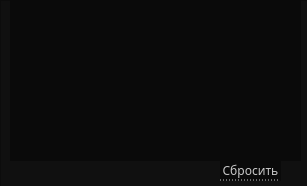
   <widget class="QWidget" name="proizvoditel">
    <property name="geometry">
     <rect>
      <x>0</x>
      <y>0</y>
      <width>307</width>
      <height>186</height>
     </rect>
    </property>
    <attribute name="icon">
     <iconset>
      <normaloff>../../images/down-arrow.png</normaloff>
      <activeoff>../../images/up-arrow.png</activeoff>../../images/down-arrow.png</iconset>
    </attribute>
    <attribute name="label">
     <string>Производитель видеокарты</string>
    </attribute>
    <widget class="QFrame" name="frameProizv">
     <property name="geometry">
      <rect>
       <x>0</x>
       <y>0</y>
       <width>311</width>
       <height>191</height>
      </rect>
     </property>
     <property name="styleSheet">
      <string notr="true">QFrame{
	background-color: #101010;
}
</string>
     </property>
     <property name="frameShape">
      <enum>QFrame::StyledPanel</enum>
     </property>
     <property name="frameShadow">
      <enum>QFrame::Raised</enum>
     </property>
     <widget class="QTableWidget" name="tableProizv">
      <property name="enabled">
       <bool>true</bool>
      </property>
      <property name="geometry">
       <rect>
        <x>10</x>
        <y>0</y>
        <width>291</width>
        <height>161</height>
       </rect>
      </property>
      <property name="font">
       <font>
        <family>Montserrat Medium</family>
        <stylestrategy>PreferAntialias</stylestrategy>
       </font>
      </property>
      <property name="mouseTracking">
       <bool>true</bool>
      </property>
      <property name="focusPolicy">
       <enum>Qt::NoFocus</enum>
      </property>
      <property name="autoFillBackground">
       <bool>false</bool>
      </property>
      <property name="styleSheet">
       <string notr="true">QHeaderView
{	
	background: rgb(30, 30, 30);
	color: #dddddd;
	border: 0px;
	font-size: 14px;
	min-width: 100px;	
	min-height: 30px;
}

QHeaderView::section{
	background: rgb(30, 30, 30);
	min-width: 10px;	
	min-height: 25px;
	border: 0px solid;
	border-right: 1px solid rgb(50,50,50); 
	color: #dddddd;
	font-size: 12px;
}

QHeaderView::section:hover {
   color: white;
	background-color: rgb(80,80,80);
}

QHeaderView::section{
    color: white;
	selection-background-color:#ffc0cb;
}

QTableWidget QTableCornerButton::section
{
	background: rgb(30, 30, 30);
	border-style: solid;
	border-width: 1px;
}

QTableWidget::item
{
	background: rgb(10, 10, 10);
 	border-bottom: 1px solid rgb(60,60,60); 
	border-right: 0px;
	border-left: 0px;
	border-top:0px;
}

QTableView
{
	background: rgb(10, 10, 10);
	color: #dddddd;
	border-top: 0px;
	border-right: 0px;
	border-left: 0px;
	border-bottom: 0px;
}

QTableWidget::item:hover {
    color: white;
	border-bottom: 1px solid rgb(180,180,180);
}      

QTableWidget::item:selected
{
 	color: white;
	border-bottom: 1px solid rgb(180,180,180);
}

QScrollBar:vertical {
	border: none;
    background-color: #151515;
    width: 8px;
    margin: 15px 0 15px 0;
	border-radius: 0px;
 }

/*  HANDLE BAR VERTICAL */
QScrollBar::handle:vertical {	
	background-color: #151515;
	min-height: 30px;
	border-radius: 0px;
	border: 1px solid;
	border-right: 0px;
	border-color: rgb(60,60,60);
}
QScrollBar::handle:vertical:hover{	
	background-color:  rgb(50,50,50);
	border-color: rgb(60,60,60);
}
QScrollBar::handle:vertical:pressed {	
	background-color: rgb(120, 0, 2);
}

/* BTN TOP - SCROLLBAR */
QScrollBar::sub-line:vertical {
	background-color: #151515;
	height: 15px;
	subcontrol-position: top;
	subcontrol-origin: margin;
	border: 0px;
	border-bottom: 1px solid rgb(180, 0, 0);
}
QScrollBar::sub-line:vertical:hover {	
	background-color: #575757;
	border-color: #242424;
}
QScrollBar::sub-line:vertical:pressed {	
	background-color: rgb(120, 0, 2);
}

/* BTN BOTTOM - SCROLLBAR */
QScrollBar::add-line:vertical {
	background-color: #151515;
	height: 15px;
	subcontrol-position: bottom;
	subcontrol-origin: margin;
	border: 1px solid;
	border-color: rgb(60,60,60);
	border: 1px solid;
	border-top:1px solid rgb(180, 0, 0);
	border-right: 0px;
	border-bottom: 0px;
}
QScrollBar::add-line:vertical:hover {	
	background-color: #575757;
	border-color: #242424;
}
QScrollBar::add-line:vertical:pressed {	
	background-color: rgb(120, 0, 2);
}
/* RESET ARROW */
QScrollBar::up-arrow:vertical, QScrollBar::down-arrow:vertical {
	background: none;
}

QScrollBar::add-page:vertical, QScrollBar::sub-page:vertical {
	background: none;
}</string>
      </property>
      <property name="editTriggers">
       <set>QAbstractItemView::AnyKeyPressed|QAbstractItemView::EditKeyPressed|QAbstractItemView::SelectedClicked</set>
      </property>
      <property name="selectionMode">
       <enum>QAbstractItemView::MultiSelection</enum>
      </property>
      <property name="selectionBehavior">
       <enum>QAbstractItemView::SelectRows</enum>
      </property>
      <property name="showGrid">
       <bool>false</bool>
      </property>
      <property name="gridStyle">
       <enum>Qt::SolidLine</enum>
      </property>
      <property name="sortingEnabled">
       <bool>true</bool>
      </property>
      <attribute name="horizontalHeaderVisible">
       <bool>false</bool>
      </attribute>
      <attribute name="horizontalHeaderCascadingSectionResizes">
       <bool>true</bool>
      </attribute>
      <attribute name="horizontalHeaderDefaultSectionSize">
       <number>120</number>
      </attribute>
      <attribute name="horizontalHeaderHighlightSections">
       <bool>false</bool>
      </attribute>
      <attribute name="horizontalHeaderMinimumSectionSize">
       <number>15</number>
      </attribute>
      <attribute name="horizontalHeaderShowSortIndicator" stdset="0">
       <bool>true</bool>
      </attribute>
      <attribute name="horizontalHeaderStretchLastSection">
       <bool>false</bool>
      </attribute>
      <attribute name="verticalHeaderVisible">
       <bool>false</bool>
      </attribute>
      <attribute name="verticalHeaderCascadingSectionResizes">
       <bool>false</bool>
      </attribute>
      <attribute name="verticalHeaderMinimumSectionSize">
       <number>10</number>
      </attribute>
      <column>
       <property name="text">
        <string>Выбор</string>
       </property>
      </column>
      <column>
       <property name="text">
        <string>Название</string>
       </property>
      </column>
     </widget>
     <widget class="QPushButton" name="btnResetProizv">
      <property name="geometry">
       <rect>
        <x>220</x>
        <y>160</y>
        <width>61</width>
        <height>21</height>
       </rect>
      </property>
      <property name="font">
       <font>
        <family>Montserrat Medium</family>
        <pointsize>9</pointsize>
       </font>
      </property>
      <property name="styleSheet">
       <string notr="true">QPushButton
{
	background-color: rgb(10, 10, 10);
	color:  rgb(200,200, 200);
	border: 0px;
	border-bottom: 1px dotted rgb(200, 200, 200);
}

QPushButton::hover
{
	color: red;
	border-bottom: 1px dotted red;
}
</string>
      </property>
      <property name="text">
       <string>Сбросить</string>
      </property>
     </widget>
    </widget>
   </widget>
